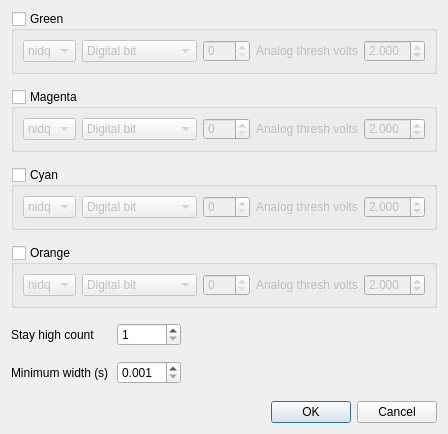
<?xml version="1.0" encoding="UTF-8"?>
<ui version="4.0">
 <class>ColorTTLDialog</class>
 <widget class="QDialog" name="ColorTTLDialog">
  <property name="windowModality">
   <enum>Qt::NonModal</enum>
  </property>
  <property name="geometry">
   <rect>
    <x>0</x>
    <y>0</y>
    <width>407</width>
    <height>410</height>
   </rect>
  </property>
  <property name="windowTitle">
   <string>Color TTL Events</string>
  </property>
  <property name="modal">
   <bool>false</bool>
  </property>
  <layout class="QGridLayout" name="gridLayout_2" columnstretch="2,3">
   <property name="verticalSpacing">
    <number>15</number>
   </property>
   <item row="0" column="0" colspan="2">
    <widget class="QGroupBox" name="C0GB">
     <property name="title">
      <string>Green</string>
     </property>
     <property name="checkable">
      <bool>true</bool>
     </property>
     <property name="checked">
      <bool>false</bool>
     </property>
     <layout class="QHBoxLayout" name="horizontalLayout">
      <item>
       <widget class="QComboBox" name="stream0CB">
        <item>
         <property name="text">
          <string>nidq</string>
         </property>
        </item>
       </widget>
      </item>
      <item>
       <widget class="QComboBox" name="analog0CB">
        <item>
         <property name="text">
          <string>Digital bit</string>
         </property>
        </item>
        <item>
         <property name="text">
          <string>Analog channel</string>
         </property>
        </item>
       </widget>
      </item>
      <item>
       <widget class="QSpinBox" name="chan0SB">
        <property name="sizePolicy">
         <sizepolicy hsizetype="Expanding" vsizetype="Fixed">
          <horstretch>0</horstretch>
          <verstretch>0</verstretch>
         </sizepolicy>
        </property>
        <property name="minimumSize">
         <size>
          <width>0</width>
          <height>22</height>
         </size>
        </property>
        <property name="maximum">
         <number>999</number>
        </property>
       </widget>
      </item>
      <item>
       <widget class="QLabel" name="thresh0Lbl">
        <property name="text">
         <string>Analog thresh volts</string>
        </property>
       </widget>
      </item>
      <item>
       <widget class="QDoubleSpinBox" name="T0SB">
        <property name="sizePolicy">
         <sizepolicy hsizetype="Expanding" vsizetype="Fixed">
          <horstretch>0</horstretch>
          <verstretch>0</verstretch>
         </sizepolicy>
        </property>
        <property name="minimumSize">
         <size>
          <width>0</width>
          <height>22</height>
         </size>
        </property>
        <property name="accelerated">
         <bool>true</bool>
        </property>
        <property name="decimals">
         <number>3</number>
        </property>
        <property name="minimum">
         <double>-5.000000000000000</double>
        </property>
        <property name="maximum">
         <double>5.000000000000000</double>
        </property>
        <property name="singleStep">
         <double>0.100000000000000</double>
        </property>
        <property name="value">
         <double>2.000000000000000</double>
        </property>
       </widget>
      </item>
     </layout>
    </widget>
   </item>
   <item row="1" column="0" colspan="2">
    <widget class="QGroupBox" name="C1GB">
     <property name="title">
      <string>Magenta</string>
     </property>
     <property name="checkable">
      <bool>true</bool>
     </property>
     <property name="checked">
      <bool>false</bool>
     </property>
     <layout class="QHBoxLayout" name="horizontalLayout_2">
      <item>
       <widget class="QComboBox" name="stream1CB">
        <item>
         <property name="text">
          <string>nidq</string>
         </property>
        </item>
       </widget>
      </item>
      <item>
       <widget class="QComboBox" name="analog1CB">
        <item>
         <property name="text">
          <string>Digital bit</string>
         </property>
        </item>
        <item>
         <property name="text">
          <string>Analog channel</string>
         </property>
        </item>
       </widget>
      </item>
      <item>
       <widget class="QSpinBox" name="chan1SB">
        <property name="sizePolicy">
         <sizepolicy hsizetype="Expanding" vsizetype="Fixed">
          <horstretch>0</horstretch>
          <verstretch>0</verstretch>
         </sizepolicy>
        </property>
        <property name="minimumSize">
         <size>
          <width>0</width>
          <height>22</height>
         </size>
        </property>
        <property name="maximum">
         <number>999</number>
        </property>
       </widget>
      </item>
      <item>
       <widget class="QLabel" name="thresh1Lbl">
        <property name="text">
         <string>Analog thresh volts</string>
        </property>
       </widget>
      </item>
      <item>
       <widget class="QDoubleSpinBox" name="T1SB">
        <property name="sizePolicy">
         <sizepolicy hsizetype="Expanding" vsizetype="Fixed">
          <horstretch>0</horstretch>
          <verstretch>0</verstretch>
         </sizepolicy>
        </property>
        <property name="minimumSize">
         <size>
          <width>0</width>
          <height>22</height>
         </size>
        </property>
        <property name="accelerated">
         <bool>true</bool>
        </property>
        <property name="decimals">
         <number>3</number>
        </property>
        <property name="minimum">
         <double>-5.000000000000000</double>
        </property>
        <property name="maximum">
         <double>5.000000000000000</double>
        </property>
        <property name="singleStep">
         <double>0.100000000000000</double>
        </property>
        <property name="value">
         <double>2.000000000000000</double>
        </property>
       </widget>
      </item>
     </layout>
    </widget>
   </item>
   <item row="2" column="0" colspan="2">
    <widget class="QGroupBox" name="C2GB">
     <property name="title">
      <string>Cyan</string>
     </property>
     <property name="checkable">
      <bool>true</bool>
     </property>
     <property name="checked">
      <bool>false</bool>
     </property>
     <layout class="QHBoxLayout" name="horizontalLayout_3">
      <item>
       <widget class="QComboBox" name="stream2CB">
        <item>
         <property name="text">
          <string>nidq</string>
         </property>
        </item>
       </widget>
      </item>
      <item>
       <widget class="QComboBox" name="analog2CB">
        <item>
         <property name="text">
          <string>Digital bit</string>
         </property>
        </item>
        <item>
         <property name="text">
          <string>Analog channel</string>
         </property>
        </item>
       </widget>
      </item>
      <item>
       <widget class="QSpinBox" name="chan2SB">
        <property name="sizePolicy">
         <sizepolicy hsizetype="Expanding" vsizetype="Fixed">
          <horstretch>0</horstretch>
          <verstretch>0</verstretch>
         </sizepolicy>
        </property>
        <property name="minimumSize">
         <size>
          <width>0</width>
          <height>22</height>
         </size>
        </property>
        <property name="maximum">
         <number>999</number>
        </property>
       </widget>
      </item>
      <item>
       <widget class="QLabel" name="thresh2Lbl">
        <property name="text">
         <string>Analog thresh volts</string>
        </property>
       </widget>
      </item>
      <item>
       <widget class="QDoubleSpinBox" name="T2SB">
        <property name="sizePolicy">
         <sizepolicy hsizetype="Expanding" vsizetype="Fixed">
          <horstretch>0</horstretch>
          <verstretch>0</verstretch>
         </sizepolicy>
        </property>
        <property name="minimumSize">
         <size>
          <width>0</width>
          <height>22</height>
         </size>
        </property>
        <property name="accelerated">
         <bool>true</bool>
        </property>
        <property name="decimals">
         <number>3</number>
        </property>
        <property name="minimum">
         <double>-5.000000000000000</double>
        </property>
        <property name="maximum">
         <double>5.000000000000000</double>
        </property>
        <property name="singleStep">
         <double>0.100000000000000</double>
        </property>
        <property name="value">
         <double>2.000000000000000</double>
        </property>
       </widget>
      </item>
     </layout>
    </widget>
   </item>
   <item row="3" column="0" colspan="2">
    <widget class="QGroupBox" name="C3GB">
     <property name="title">
      <string>Orange</string>
     </property>
     <property name="checkable">
      <bool>true</bool>
     </property>
     <property name="checked">
      <bool>false</bool>
     </property>
     <layout class="QHBoxLayout" name="horizontalLayout_4">
      <item>
       <widget class="QComboBox" name="stream3CB">
        <item>
         <property name="text">
          <string>nidq</string>
         </property>
        </item>
       </widget>
      </item>
      <item>
       <widget class="QComboBox" name="analog3CB">
        <item>
         <property name="text">
          <string>Digital bit</string>
         </property>
        </item>
        <item>
         <property name="text">
          <string>Analog channel</string>
         </property>
        </item>
       </widget>
      </item>
      <item>
       <widget class="QSpinBox" name="chan3SB">
        <property name="sizePolicy">
         <sizepolicy hsizetype="Expanding" vsizetype="Fixed">
          <horstretch>0</horstretch>
          <verstretch>0</verstretch>
         </sizepolicy>
        </property>
        <property name="minimumSize">
         <size>
          <width>0</width>
          <height>22</height>
         </size>
        </property>
        <property name="maximum">
         <number>999</number>
        </property>
       </widget>
      </item>
      <item>
       <widget class="QLabel" name="thresh3Lbl">
        <property name="text">
         <string>Analog thresh volts</string>
        </property>
       </widget>
      </item>
      <item>
       <widget class="QDoubleSpinBox" name="T3SB">
        <property name="sizePolicy">
         <sizepolicy hsizetype="Expanding" vsizetype="Fixed">
          <horstretch>0</horstretch>
          <verstretch>0</verstretch>
         </sizepolicy>
        </property>
        <property name="minimumSize">
         <size>
          <width>0</width>
          <height>22</height>
         </size>
        </property>
        <property name="accelerated">
         <bool>true</bool>
        </property>
        <property name="decimals">
         <number>3</number>
        </property>
        <property name="minimum">
         <double>-5.000000000000000</double>
        </property>
        <property name="maximum">
         <double>5.000000000000000</double>
        </property>
        <property name="singleStep">
         <double>0.100000000000000</double>
        </property>
        <property name="value">
         <double>2.000000000000000</double>
        </property>
       </widget>
      </item>
     </layout>
    </widget>
   </item>
   <item row="4" column="0">
    <layout class="QGridLayout" name="gridLayout">
     <property name="horizontalSpacing">
      <number>8</number>
     </property>
     <property name="verticalSpacing">
      <number>15</number>
     </property>
     <item row="1" column="0">
      <widget class="QLabel" name="label_2">
       <property name="sizePolicy">
        <sizepolicy hsizetype="Minimum" vsizetype="Preferred">
         <horstretch>0</horstretch>
         <verstretch>0</verstretch>
        </sizepolicy>
       </property>
       <property name="text">
        <string>Minimum width (s)</string>
       </property>
      </widget>
     </item>
     <item row="0" column="0">
      <widget class="QLabel" name="label">
       <property name="sizePolicy">
        <sizepolicy hsizetype="Minimum" vsizetype="Preferred">
         <horstretch>0</horstretch>
         <verstretch>0</verstretch>
        </sizepolicy>
       </property>
       <property name="text">
        <string>Stay high count</string>
       </property>
      </widget>
     </item>
     <item row="0" column="1">
      <widget class="QSpinBox" name="inarowSB">
       <property name="sizePolicy">
        <sizepolicy hsizetype="Expanding" vsizetype="Fixed">
         <horstretch>0</horstretch>
         <verstretch>0</verstretch>
        </sizepolicy>
       </property>
       <property name="minimum">
        <number>1</number>
       </property>
      </widget>
     </item>
     <item row="1" column="1">
      <widget class="QDoubleSpinBox" name="widthSB">
       <property name="accelerated">
        <bool>true</bool>
       </property>
       <property name="decimals">
        <number>3</number>
       </property>
       <property name="minimum">
        <double>0.001000000000000</double>
       </property>
       <property name="singleStep">
        <double>0.001000000000000</double>
       </property>
       <property name="value">
        <double>0.001000000000000</double>
       </property>
      </widget>
     </item>
    </layout>
   </item>
   <item row="4" column="1">
    <spacer name="horizontalSpacer">
     <property name="orientation">
      <enum>Qt::Horizontal</enum>
     </property>
     <property name="sizeHint" stdset="0">
      <size>
       <width>40</width>
       <height>20</height>
      </size>
     </property>
    </spacer>
   </item>
   <item row="6" column="1">
    <widget class="QDialogButtonBox" name="buttonBox">
     <property name="sizePolicy">
      <sizepolicy hsizetype="Preferred" vsizetype="Preferred">
       <horstretch>0</horstretch>
       <verstretch>0</verstretch>
      </sizepolicy>
     </property>
     <property name="focusPolicy">
      <enum>Qt::StrongFocus</enum>
     </property>
     <property name="orientation">
      <enum>Qt::Horizontal</enum>
     </property>
     <property name="standardButtons">
      <set>QDialogButtonBox::Cancel|QDialogButtonBox::Ok</set>
     </property>
    </widget>
   </item>
   <item row="5" column="0" colspan="2">
    <spacer name="verticalSpacer">
     <property name="orientation">
      <enum>Qt::Vertical</enum>
     </property>
     <property name="sizeType">
      <enum>QSizePolicy::MinimumExpanding</enum>
     </property>
     <property name="sizeHint" stdset="0">
      <size>
       <width>40</width>
       <height>2</height>
      </size>
     </property>
    </spacer>
   </item>
  </layout>
 </widget>
 <tabstops>
  <tabstop>buttonBox</tabstop>
  <tabstop>C0GB</tabstop>
  <tabstop>stream0CB</tabstop>
  <tabstop>analog0CB</tabstop>
  <tabstop>chan0SB</tabstop>
  <tabstop>T0SB</tabstop>
  <tabstop>C1GB</tabstop>
  <tabstop>stream1CB</tabstop>
  <tabstop>analog1CB</tabstop>
  <tabstop>chan1SB</tabstop>
  <tabstop>T1SB</tabstop>
  <tabstop>C2GB</tabstop>
  <tabstop>stream2CB</tabstop>
  <tabstop>analog2CB</tabstop>
  <tabstop>chan2SB</tabstop>
  <tabstop>T2SB</tabstop>
  <tabstop>C3GB</tabstop>
  <tabstop>stream3CB</tabstop>
  <tabstop>analog3CB</tabstop>
  <tabstop>chan3SB</tabstop>
  <tabstop>T3SB</tabstop>
  <tabstop>inarowSB</tabstop>
  <tabstop>widthSB</tabstop>
 </tabstops>
 <resources/>
 <connections>
  <connection>
   <sender>buttonBox</sender>
   <signal>rejected()</signal>
   <receiver>ColorTTLDialog</receiver>
   <slot>reject()</slot>
   <hints>
    <hint type="sourcelabel">
     <x>316</x>
     <y>260</y>
    </hint>
    <hint type="destinationlabel">
     <x>286</x>
     <y>274</y>
    </hint>
   </hints>
  </connection>
 </connections>
</ui>
